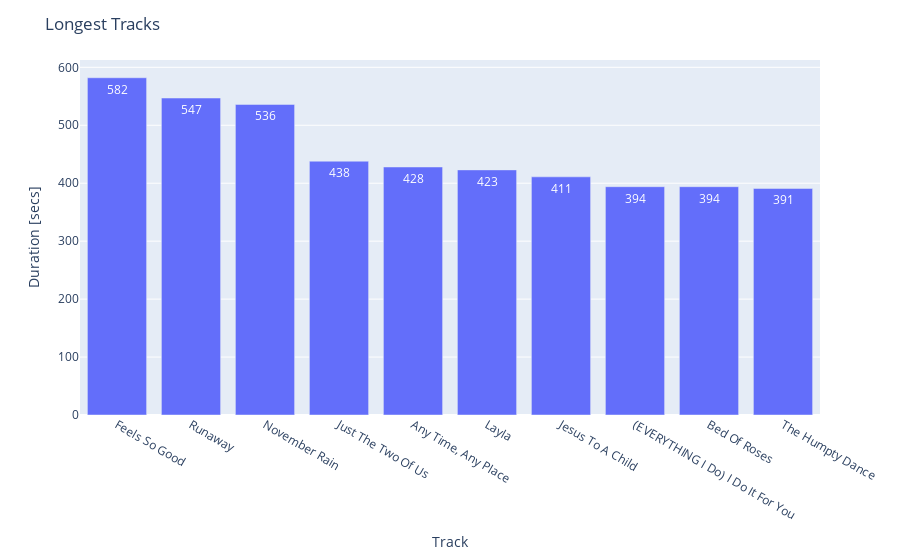

Notebook code for this chart:
### Code cell
#  longest songs
def split_duration(df):
    df[["mins", "sec"]] = df["Duration"].str.split(":", expand=True).astype(int)
    df["Total Seconds"] = (df["mins"] * 60) + df["sec"]
    df.drop(["mins","sec"], axis="columns", inplace=True)
    return df



data1 = split_duration(data.copy())
df_longest = data1[["Artist", "Track", "Total Seconds"]].sort_values(by="Total Seconds", ascending=False)[0:10]

fig = px.bar(df_longest, y="Total Seconds", x="Track", hover_data="Artist", text="Total Seconds")
fig.update_layout(
    title="Longest Tracks",
    yaxis_title="Duration [secs]",
    height=600
)
fig.show()

### Figure 1 — Plotly figure (JSON) as saved in the notebook; plotly's stock layout.template omitted (floating-point values rounded to 4 significant figures)
{"data": [{"alignmentgroup": "True", "customdata": [["Mase"], ["Janet Jackson"], ["Guns N’ Roses"], ["Will Smith"], ["Janet Jackson"], ["Eric Clapton"], ["George Michael"], ["Bryan Adams"], ["Bon Jovi"], ["Digital Underground"]], "hovertemplate": "Track=%{x}<br>Total Seconds=%{text}<br>Artist=%{customdata[0]}<extra></extra>", "legendgroup": "", "marker": {"color": "#636efa", "pattern": {"shape": ""}}, "name": "", "offsetgroup": "", "orientation": "v", "showlegend": false, "text": [582, 547, 536, 438, 428, 423, 411, 394, 394, 391], "textposition": "auto", "type": "bar", "x": ["Feels So Good", "Runaway", "November Rain", "Just The Two Of Us", "Any Time, Any Place", "Layla", "Jesus To A Child", "(EVERYTHING I Do) I Do It For You", "Bed Of Roses", "The Humpty Dance"], "xaxis": "x", "y": [582, 547, 536, 438, 428, 423, 411, 394, 394, 391], "yaxis": "y"}], "layout": {"autosize": true, "barmode": "relative", "legend": {"tracegroupgap": 0}, "margin": {"t": 60}, "title": {"text": "Longest Tracks"}, "xaxis": {"anchor": "y", "autorange": true, "domain": [0, 1], "range": [-0.5, 9.5], "title": {"text": "Track"}, "type": "category"}, "yaxis": {"anchor": "x", "autorange": true, "domain": [0, 1], "range": [0, 612.6], "title": {"text": "Duration [secs]"}, "type": "linear"}}}
